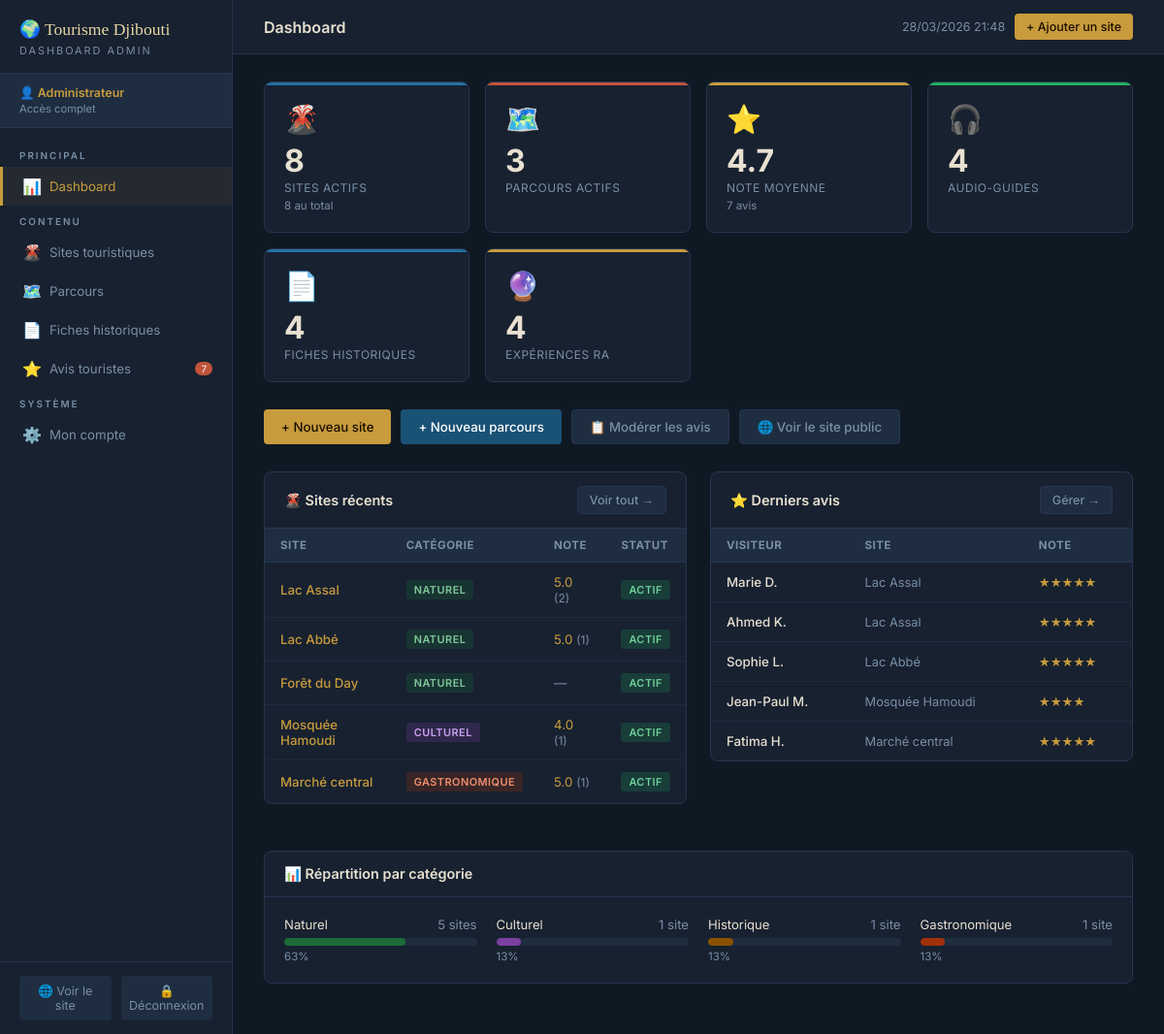
The page /admin/index.php (signed in) on the database its author committed.
### tables this page shows
CREATE TABLE sites (
    id INT AUTO_INCREMENT PRIMARY KEY,
    nom VARCHAR(150) NOT NULL,
    description TEXT,
    categorie ENUM('naturel','culturel','historique','gastronomique') NOT NULL,
    latitude DECIMAL(10,7),
    longitude DECIMAL(10,7),
    adresse VARCHAR(200),
    photo VARCHAR(255),
    patrimoine BOOLEAN DEFAULT FALSE,
    actif BOOLEAN DEFAULT TRUE,
    date_creation TIMESTAMP DEFAULT CURRENT_TIMESTAMP
);

CREATE TABLE avis (
    id INT AUTO_INCREMENT PRIMARY KEY,
    touriste_id INT,
    site_id INT NOT NULL,
    nom_visiteur VARCHAR(100),
    note TINYINT NOT NULL CHECK (note BETWEEN 1 AND 5),
    commentaire TEXT,
    date_avis TIMESTAMP DEFAULT CURRENT_TIMESTAMP,
    valide BOOLEAN DEFAULT TRUE,
    FOREIGN KEY (touriste_id) REFERENCES touristes(id) ON DELETE SET NULL,
    FOREIGN KEY (site_id) REFERENCES sites(id) ON DELETE CASCADE
);

### admin/index.php (the view, shortened to what this page needs)
<?php
require_once '../config/db.php';
$stats = $pdo->query("
    SELECT
        (SELECT COUNT(*) FROM sites WHERE actif=1) AS sites_actifs,
        (SELECT COUNT(*) FROM sites) AS sites_total,
        (SELECT COUNT(*) FROM parcours WHERE actif=1) AS parcours_actifs,
        (SELECT COUNT(*) FROM avis WHERE valide=1) AS avis_total,
        (SELECT ROUND(AVG(note),1) FROM avis WHERE valide=1) AS note_moy,
        (SELECT COUNT(*) FROM audio_guides) AS nb_audios,
        (SELECT COUNT(*) FROM fiches_historiques) AS nb_fiches,
        (SELECT COUNT(*) FROM realite_augmentee WHERE actif=1) AS nb_ra
")->fetch();
$derniers_sites = $pdo->query("
    SELECT s.*, ROUND(AVG(a.note),1) AS note_moy, COUNT(a.id) AS nb_avis
    FROM sites s
    LEFT JOIN avis a ON a.site_id = s.id
    GROUP BY s.id ORDER BY s.date_creation DESC LIMIT 5
")->fetchAll();
$derniers_avis = $pdo->query("
    SELECT a.*, s.nom AS site_nom
    FROM avis a JOIN sites s ON s.id = a.site_id
    WHERE a.valide=1 ORDER BY a.date_avis DESC LIMIT 5
")->fetchAll();
$categories = $pdo->query("
    SELECT categorie, COUNT(*) AS nb FROM sites WHERE actif=1 GROUP BY categorie
")->fetchAll();
include 'includes/admin_header.php';
?>
<div class="stats-grid">
    <div class="stat-card blue">
        <div class="stat-icon">🌋</div>
        <div class="stat-num"><?= $stats['sites_actifs'] ?></div>
        <div class="stat-label">Sites actifs</div>
        <div style="font-size:0.72rem;color:var(--text-dim);margin-top:4px;"><?= $stats['sites_total'] ?> au total</div>
    </div>
    <div class="stat-card coral">
        <div class="stat-icon">🗺️</div>
        <div class="stat-num"><?= $stats['parcours_actifs'] ?></div>
        <div class="stat-label">Parcours actifs</div>
    </div>
    <div class="stat-card gold">
        <div class="stat-icon">⭐</div>
        <div class="stat-num"><?= $stats['note_moy'] ?? '—' ?></div>
        <div class="stat-label">Note moyenne</div>
        <div style="font-size:0.72rem;color:var(--text-dim);margin-top:4px;"><?= $stats['avis_total'] ?> avis</div>
    </div>
    <div class="stat-card green">
        <div class="stat-icon">🎧</div>
        <div class="stat-num"><?= $stats['nb_audios'] ?></div>
        <div class="stat-label">Audio-guides</div>
    </div>
    <div class="stat-card blue">
        <div class="stat-icon">📄</div>
        <div class="stat-num"><?= $stats['nb_fiches'] ?></div>
        <div class="stat-label">Fiches historiques</div>
    </div>
    <div class="stat-card gold">
        <div class="stat-icon">🔮</div>
        <div class="stat-num"><?= $stats['nb_ra'] ?></div>
        <div class="stat-label">Expériences RA</div>
    </div>
</div>
<div style="display:flex;gap:10px;flex-wrap:wrap;margin-bottom:28px;">
    <a href="sites.php?action=nouveau" class="btn btn-or">+ Nouveau site</a>
    <a href="parcours.php?action=nouveau" class="btn btn-primary">+ Nouveau parcours</a>
    <a href="avis.php" class="btn btn-ghost">📋 Modérer les avis</a>
    <a href="/tourisme_djibouti/index.php" target="_blank" class="btn btn-ghost">🌐 Voir le site public</a>
</div>
<div style="display:grid;grid-template-columns:1fr 1fr;gap:24px;align-items:flex-start;">
    <div class="table-card">
        <div class="table-card-header">
            <h3>🌋 Sites récents</h3>
            <a href="sites.php" class="btn btn-ghost btn-sm">Voir tout →</a>
        </div>
        <table class="admin-table">
            <thead><tr>
                <th>Site</th><th>Catégorie</th><th>Note</th><th>Statut</th>
            </tr></thead>
            <tbody>
            <?php foreach ($derniers_sites as $s): ?>
            <tr>
                <td>
                    <a href="sites.php?action=modifier&id=<?= $s['id'] ?>" style="color:var(--or);text-decoration:none;font-weight:500;">
                        <?= htmlspecialchars($s['nom']) ?>
                    </a>
                </td>
                <td><span class="badge badge-<?= $s['categorie'] ?>"><?= $s['categorie'] ?></span></td>
                <td>
                    <?php if ($s['note_moy']): ?>
                    <span style="color:var(--or);"><?= $s['note_moy'] ?></span>
                    <span style="color:var(--text-dim);font-size:0.75rem;"> (<?= $s['nb_avis'] ?>)</span>
                    <?php else: ?>
                    <span style="color:var(--text-dim);">—</span>
                    <?php endif; ?>
                </td>
                <td><span class="badge <?= $s['actif'] ? 'badge-actif' : 'badge-inactif' ?>"><?= $s['actif'] ? 'Actif' : 'Masqué' ?></span></td>
            </tr>
            <?php endforeach; ?>
            </tbody>
        </table>
    </div>
    <div class="table-card">
        <div class="table-card-header">
            <h3>⭐ Derniers avis</h3>
            <a href="avis.php" class="btn btn-ghost btn-sm">Gérer →</a>
        </div>
        <table class="admin-table">
            <thead><tr>
                <th>Visiteur</th><th>Site</th><th>Note</th>
            </tr></thead>
            <tbody>
            <?php foreach ($derniers_avis as $a): ?>
            <tr>
                <td style="font-weight:500;"><?= htmlspecialchars($a['nom_visiteur'] ?? 'Anonyme') ?></td>
                <td style="color:var(--text-dim);font-size:0.8rem;"><?= htmlspecialchars($a['site_nom']) ?></td>
                <td style="color:var(--or);"><?= str_repeat('★',$a['note']) ?></td>
            </tr>
            <?php endforeach; ?>
            </tbody>
        </table>
    </div>
</div>
<div class="table-card" style="margin-top:24px;">
    <div class="table-card-header">
        <h3>📊 Répartition par catégorie</h3>
    </div>
    <div style="padding:20px;display:flex;gap:20px;flex-wrap:wrap;">
        <?php
        $cat_colors = ['naturel'=>'#1E6B3A','culturel'=>'#7B3FA0','historique'=>'#8B5000','gastronomique'=>'#A0300A'];
        $total_sites = $stats['sites_actifs'] ?: 1;
        foreach ($categories as $c):
            $pct = round(($c['nb'] / $total_sites) * 100);
        ?>
        <div style="flex:1;min-width:140px;">
            <div style="display:flex;justify-content:space-between;margin-bottom:6px;font-size:0.82rem;">
                <span style="color:var(--text);"><?= ucfirst($c['categorie']) ?></span>
                <span style="color:var(--text-dim);"><?= $c['nb'] ?> site<?= $c['nb']>1?'s':'' ?></span>
            </div>
            <div style="height:8px;background:var(--surface2);border-radius:4px;overflow:hidden;">
                <div style="width:<?= $pct ?>%;height:100%;background:<?= $cat_colors[$c['categorie']] ?? '#1A5276' ?>;border-radius:4px;"></div>
            </div>
            <div style="font-size:0.72rem;color:var(--text-dim);margin-top:4px;"><?= $pct ?>%</div>
        </div>
        <?php endforeach; ?>
    </div>
</div>
<?php include 'includes/admin_footer.php'; ?>

### admin/includes/admin_header.php (style rules this page uses)
:root { --bg: #0F1923; --surface: #172130; --surface2: #1E2D40; --border: #253650; --ocean: #1A5276; --ocean-l: #2471A3; --coral: #C0533A; --or: #C89B3C; --or-l: #F0C060; --green: #27AE60; --red: #C0392B; --text: #E8E0D0; --text-dim: #7A8FA6; --sand: #E8D5A3; }
* { box-sizing:border-box; margin:0; padding:0; }
body { font-family:'Inter',sans-serif; background:var(--bg); color:var(--text); min-height:100vh; display:flex; }
.btn { display:inline-flex; align-items:center; gap:6px; padding:9px 18px; border-radius:4px; border:none; font-size:0.83rem; font-weight:500; cursor:pointer; text-decoration:none; transition:all 0.15s; font-family:'Inter',sans-serif; }
.btn-primary { background:var(--ocean); color:white; }
.btn-ghost { background:var(--surface2); color:var(--text-dim); border:1px solid var(--border); }
.btn-sm { padding:6px 12px; font-size:0.78rem; }
.btn-or { background:var(--or); color:#1a0f00; }
.stats-grid { display:grid; grid-template-columns:repeat(auto-fill,minmax(200px,1fr)); gap:16px; margin-bottom:28px; }
.stat-card { background:var(--surface); border:1px solid var(--border); border-radius:8px; padding:20px; position:relative; overflow:hidden; }
.stat-card::before { content:''; position:absolute; top:0; left:0; right:0; height:3px; }
.stat-card.blue::before { background:var(--ocean-l); }
.stat-card.coral::before { background:var(--coral); }
.stat-card.gold::before { background:var(--or); }
.stat-card.green::before { background:var(--green); }
.stat-icon { font-size:1.8rem; margin-bottom:10px; }
.stat-num { font-size:2rem; font-weight:700; color:var(--text); line-height:1; }
.stat-label { font-size:0.75rem; color:var(--text-dim); margin-top:4px; text-transform:uppercase; letter-spacing:0.5px; }
.table-card { background:var(--surface); border:1px solid var(--border); border-radius:8px; overflow:hidden; margin-bottom:24px; }
.table-card-header { padding:14px 20px; border-bottom:1px solid var(--border); display:flex; align-items:center; justify-content:space-between; }
.table-card-header h3 { font-size:0.9rem; font-weight:600; color:var(--text); }
table.admin-table { width:100%; border-collapse:collapse; }
table.admin-table th { padding:10px 16px; text-align:left; font-size:0.72rem; text-transform:uppercase; letter-spacing:0.5px; color:var(--text-dim); border-bottom:1px solid var(--border); background:var(--surface2); }
table.admin-table td { padding:12px 16px; font-size:0.83rem; color:var(--text); border-bottom:1px solid rgba(37,54,80,0.5); vertical-align:middle; }
table.admin-table tr:last-child td { border-bottom:none; }
.badge { display:inline-block; padding:3px 8px; border-radius:3px; font-size:0.68rem; font-weight:600; letter-spacing:0.5px; text-transform:uppercase; }
.badge-naturel { background:rgba(30,107,58,0.25); color:#7FC99A; }
.badge-culturel { background:rgba(123,63,160,0.25); color:#C9A0F0; }
.badge-gastronomique { background:rgba(160,48,10,0.25); color:#F09070; }
.badge-actif { background:rgba(39,174,96,0.2); color:#6FD09A; }

### rows shown on the page
sites: nom "Lac Assal", categorie "NATUREL", note_moy "5.0", nb_avis "2", actif "ACTIF"
sites: nom "Lac Abbé", categorie "NATUREL", note_moy "5.0", nb_avis "1", actif "ACTIF"
sites: nom "Forêt du Day", categorie "NATUREL", actif "ACTIF"
sites: nom "Mosquée Hamoudi", categorie "CULTUREL", note_moy "4.0", nb_avis "1", actif "ACTIF"
sites: nom "Marché central", categorie "GASTRONOMIQUE", note_moy "5.0", nb_avis "1", actif "ACTIF"
avis: nom_visiteur "Marie D.", site.nom "Lac Assal", note "★★★★★"
avis: nom_visiteur "Ahmed K.", site.nom "Lac Assal", note "★★★★★"
avis: nom_visiteur "Sophie L.", site.nom "Lac Abbé", note "★★★★★"
avis: nom_visiteur "Jean-Paul M.", site.nom "Mosquée Hamoudi", note "★★★★"
avis: nom_visiteur "Fatima H.", site.nom "Marché central", note "★★★★★"

### other values the page prints
$_SESSION['admin_nom'] "Administrateur"
$nb_avis "7"
$page_title "Dashboard"
$stats['sites_actifs'] "8"
$stats['sites_total'] "8"
$stats['parcours_actifs'] "3"
$stats['note_moy'] "4.7"
$stats['avis_total'] "7"
$stats['nb_audios'] "4"
$stats['nb_fiches'] "4"
$stats['nb_ra'] "4"
$c['categorie'] "Naturel"
$c['nb'] "5"
$pct "63"
$c['categorie'] "Culturel"
